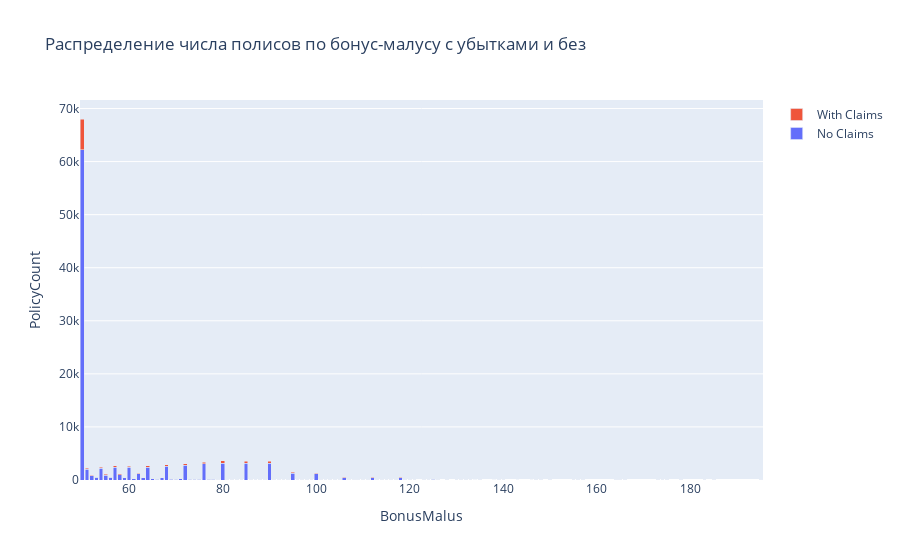

Notebook cell for this chart:
### Code cell
fig = go.Figure(data=[go.Bar(name = 'No Claims', x=df_group_bm.BonusMalus, y=df_group_bm.NoClaimCount),
                      go.Bar(name = 'With Claims', x=df_group_bm.BonusMalus, y=df_group_bm.ClaimCount)])
fig.update_layout(barmode = 'stack', xaxis_title = 'BonusMalus', yaxis_title = 'PolicyCount',title = 'Распределение числа полисов по бонус-малусу с убытками и без')
fig.show()

### Figure 1 — Plotly figure (JSON) as saved in the notebook; plotly's stock layout.template omitted (floating-point values rounded to 4 significant figures)
{"data": [{"name": "No Claims", "type": "bar", "x": [50, 51, 52, 53, 54, 55, 56, 57, 58, 59, 60, 61, 62, 63, 64, 65, 66, 67, 68, 69, 70, 71, 72, 73, 74, 75, 76, 77, 78, 79, 80, 81, 82, 83, 84, 85, 86, 87, 88, 89, 90, 91, 92, 93, 94, 95, 96, 97, 98, 99, 100, 101, 102, 103, 104, 105, 106, 107, 108, 109, 110, 111, 112, 113, 114, 115, 116, 117, 118, 119, 120, 121, 123, 124, 125, 126, 128, 130, 131, 132, 133, 134, 135, 138, 139, 140, 143, 146, 147, 148, 150, 155, 156, 157, 164, 165, 166, 173, 174, 175, 178, 183, 185, 195], "y": [62195, 2034, 832, 487, 2188, 929, 491, 2444, 1024, 404, 2368, 234, 1168, 416, 2432, 209, 161, 387, 2625, 180, 130, 240, 2773, 160, 124, 137, 3029, 117, 111, 62, 3193, 53, 54, 61, 35, 3157, 53, 32, 44, 38, 3146, 33, 18, 30, 8, 1257, 17, 14, 10, 12, 1155, 13, 7, 9, 5, 4, 458, 9, 4, 4, 6, 4, 446, 6, 6, 2, 7, 1, 448, 2, 5, 1, 1, 2, 110, 3, 3, 1, 1, 37, 29, 0, 3, 0, 19, 39, 0, 0, 29, 34, 1, 1, 25, 1, 3, 3, 3, 3, 1, 5, 1, 1, 3, 1]}, {"name": "With Claims", "type": "bar", "x": [50, 51, 52, 53, 54, 55, 56, 57, 58, 59, 60, 61, 62, 63, 64, 65, 66, 67, 68, 69, 70, 71, 72, 73, 74, 75, 76, 77, 78, 79, 80, 81, 82, 83, 84, 85, 86, 87, 88, 89, 90, 91, 92, 93, 94, 95, 96, 97, 98, 99, 100, 101, 102, 103, 104, 105, 106, 107, 108, 109, 110, 111, 112, 113, 114, 115, 116, 117, 118, 119, 120, 121, 123, 124, 125, 126, 128, 130, 131, 132, 133, 134, 135, 138, 139, 140, 143, 146, 147, 148, 150, 155, 156, 157, 164, 165, 166, 173, 174, 175, 178, 183, 185, 195], "y": [5831.0, 184.0, 83.0, 64.0, 225.0, 109.0, 59.0, 279.0, 112.0, 55.0, 268.0, 31.0, 135.0, 46.0, 258.0, 22.0, 21.0, 53.0, 285.0, 15.0, 26.0, 35.0, 327.0, 24.0, 19.0, 17.0, 354.0, 18.0, 11.0, 5.0, 408.0, 7.0, 7.0, 5.0, 2.0, 381.0, 10.0, 5.0, 8.0, 4.0, 435.0, 5.0, 5.0, 2.0, 1.0, 196.0, 2.0, 1.0, 1.0, 1.0, 142.0, 1.0, 0.0, 4.0, 1.0, 0.0, 66.0, 2.0, 0.0, 0.0, 1.0, 1.0, 65.0, 1.0, 1.0, 0.0, 0.0, 0.0, 63.0, 0.0, 0.0, 0.0, 0.0, 0.0, 15.0, 0.0, 0.0, 0.0, 0.0, 6.0, 4.0, 1.0, 0.0, 1.0, 4.0, 8.0, 1.0, 1.0, 8.0, 7.0, 0.0, 0.0, 5.0, 0.0, 0.0, 1.0, 0.0, 0.0, 0.0, 1.0, 0.0, 1.0, 0.0, 0.0]}], "layout": {"barmode": "stack", "title": {"text": "Распределение числа полисов по бонус-малусу с убытками и без"}, "xaxis": {"title": {"text": "BonusMalus"}}, "yaxis": {"title": {"text": "PolicyCount"}}}}
